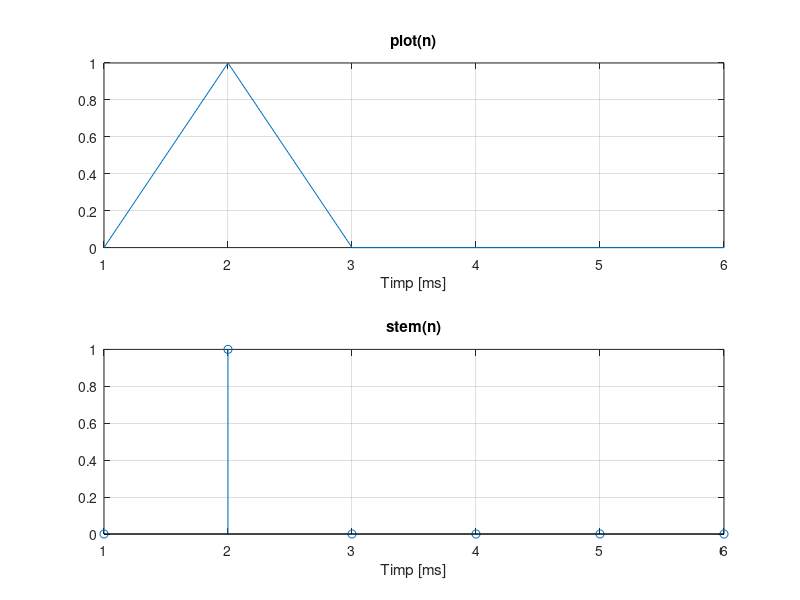

Recreate this plot in MATLAB.
%N este numarul de esantioane dat de perioada de bit inmultit cu
%frecventa de esantionare;
N = 0.5 * 12;

%se creeaza un vector cu valori aleatoare, binare
n = randi([0 1],1,N);

%a)
%se afiseaza semnalul continuu in timp absolut
subplot(2,1,1),plot(n),title('plot(n)'),xlabel('Timp [ms]'),grid

%b) 
%se afiseaza semnalul discret in functie de n
subplot(2,1,2),stem(n),title('stem(n)'),xlabel('Timp [ms]'),grid
